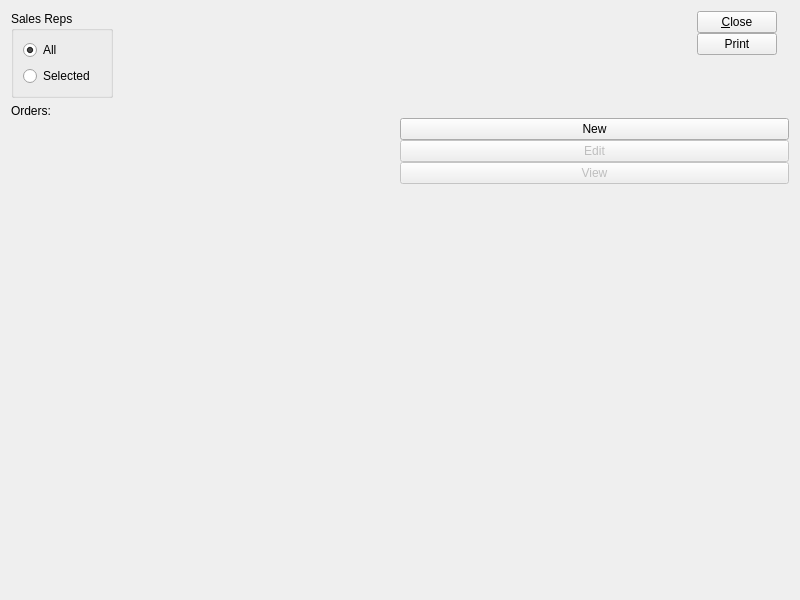
<ui version="4.0" >
 <comment>This file is part of the xTuple ERP: PostBooks Edition, a free and
open source Enterprise Resource Planning software suite,
Copyright (c) 1999-2010 by OpenMFG LLC, d/b/a xTuple.
It is licensed to you under the Common Public Attribution License
version 1.0, the full text of which (including xTuple-specific Exhibits)
is available at www.xtuple.com/CPAL.  By using this software, you agree
to be bound by its terms.</comment>
 <class>openSalesOrdersBySalesrep</class>
 <widget class="QWidget" name="openSalesOrdersBySalesrep" >
  <property name="geometry" >
   <rect>
    <x>0</x>
    <y>0</y>
    <width>800</width>
    <height>600</height>
   </rect>
  </property>
  <property name="windowTitle" >
   <string>Open Sales Orders by Sales Rep</string>
  </property>
  <layout class="QGridLayout" name="gridLayout_3" >
   <item row="0" column="0" >
    <layout class="QVBoxLayout" name="verticalLayout_3" />
   </item>
   <item row="1" column="1" >
    <layout class="QHBoxLayout" name="horizontalLayout_2" >
     <item>
      <widget class="QGroupBox" name="_salesrepGroup" >
       <property name="title" >
        <string>Sales Reps</string>
       </property>
       <layout class="QGridLayout" name="gridLayout" >
        <item row="0" column="0" >
         <widget class="QRadioButton" name="_all" >
          <property name="text" >
           <string>All</string>
          </property>
          <property name="checked" >
           <bool>true</bool>
          </property>
         </widget>
        </item>
        <item row="1" column="0" >
         <widget class="QRadioButton" name="_selected" >
          <property name="text" >
           <string>Selected</string>
          </property>
         </widget>
        </item>
        <item row="1" column="1" >
         <widget class="XComboBox" name="_salesrep" >
          <property name="enabled" >
           <bool>false</bool>
          </property>
          <property name="type" >
           <enum>XComboBox::SalesReps</enum>
          </property>
         </widget>
        </item>
       </layout>
      </widget>
     </item>
     <item>
      <spacer name="horizontalSpacer" >
       <property name="orientation" >
        <enum>Qt::Horizontal</enum>
       </property>
       <property name="sizeHint" stdset="0" >
        <size>
         <width>40</width>
         <height>20</height>
        </size>
       </property>
      </spacer>
     </item>
     <item>
      <layout class="QVBoxLayout" name="verticalLayout" >
       <property name="spacing" >
        <number>0</number>
       </property>
       <property name="leftMargin" >
        <number>14</number>
       </property>
       <property name="rightMargin" >
        <number>12</number>
       </property>
       <item>
        <widget class="QPushButton" name="_close" >
         <property name="text" >
          <string>&amp;Close</string>
         </property>
        </widget>
       </item>
       <item>
        <widget class="QPushButton" name="_print" >
         <property name="text" >
          <string>Print</string>
         </property>
        </widget>
       </item>
       <item>
        <spacer name="verticalSpacer" >
         <property name="orientation" >
          <enum>Qt::Vertical</enum>
         </property>
         <property name="sizeType" >
          <enum>QSizePolicy::Expanding</enum>
         </property>
         <property name="sizeHint" stdset="0" >
          <size>
           <width>20</width>
           <height>0</height>
          </size>
         </property>
        </spacer>
       </item>
      </layout>
     </item>
    </layout>
   </item>
   <item row="2" column="1" >
    <widget class="QFrame" name="_frame" >
     <property name="sizePolicy" >
      <sizepolicy vsizetype="Expanding" hsizetype="Preferred" >
       <horstretch>0</horstretch>
       <verstretch>1</verstretch>
      </sizepolicy>
     </property>
     <property name="frameShape" >
      <enum>QFrame::NoFrame</enum>
     </property>
     <property name="frameShadow" >
      <enum>QFrame::Raised</enum>
     </property>
     <layout class="QGridLayout" name="gridLayout_2" >
      <property name="margin" >
       <number>0</number>
      </property>
      <item row="0" column="0" >
       <layout class="QVBoxLayout" name="verticalLayout_4" >
        <property name="spacing" >
         <number>0</number>
        </property>
        <item>
         <widget class="QLabel" name="_ordersLit" >
          <property name="text" >
           <string>Orders:</string>
          </property>
          <property name="buddy" >
           <cstring>_orders</cstring>
          </property>
         </widget>
        </item>
        <item>
         <layout class="QHBoxLayout" name="horizontalLayout" >
          <item>
           <widget class="XTreeWidget" name="_orders" />
          </item>
          <item>
           <layout class="QVBoxLayout" name="verticalLayout_2" >
            <property name="spacing" >
             <number>0</number>
            </property>
            <item>
             <widget class="QPushButton" name="_new" >
              <property name="text" >
               <string>New</string>
              </property>
             </widget>
            </item>
            <item>
             <widget class="QPushButton" name="_edit" >
              <property name="enabled" >
               <bool>false</bool>
              </property>
              <property name="text" >
               <string>Edit</string>
              </property>
             </widget>
            </item>
            <item>
             <widget class="QPushButton" name="_view" >
              <property name="enabled" >
               <bool>false</bool>
              </property>
              <property name="text" >
               <string>View</string>
              </property>
             </widget>
            </item>
            <item>
             <spacer name="verticalSpacer_2" >
              <property name="orientation" >
               <enum>Qt::Vertical</enum>
              </property>
              <property name="sizeHint" stdset="0" >
               <size>
                <width>20</width>
                <height>40</height>
               </size>
              </property>
             </spacer>
            </item>
           </layout>
          </item>
         </layout>
        </item>
       </layout>
      </item>
     </layout>
    </widget>
   </item>
  </layout>
 </widget>
 <customwidgets>
  <customwidget>
   <class>XComboBox</class>
   <extends></extends>
   <header>xcombobox.h</header>
  </customwidget>
  <customwidget>
   <class>XTreeWidget</class>
   <extends></extends>
   <header>xtreewidget.h</header>
  </customwidget>
 </customwidgets>
 <tabstops>
  <tabstop>_orders</tabstop>
  <tabstop>_print</tabstop>
  <tabstop>_close</tabstop>
 </tabstops>
 <resources/>
 <connections>
  <connection>
   <sender>_selected</sender>
   <signal>toggled(bool)</signal>
   <receiver>_salesrep</receiver>
   <slot>setEnabled(bool)</slot>
   <hints>
    <hint type="sourcelabel" >
     <x>76</x>
     <y>93</y>
    </hint>
    <hint type="destinationlabel" >
     <x>179</x>
     <y>93</y>
    </hint>
   </hints>
  </connection>
  <connection>
   <sender>_orders</sender>
   <signal>valid(bool)</signal>
   <receiver>_edit</receiver>
   <slot>setEnabled(bool)</slot>
   <hints>
    <hint type="sourcelabel" >
     <x>649</x>
     <y>182</y>
    </hint>
    <hint type="destinationlabel" >
     <x>763</x>
     <y>188</y>
    </hint>
   </hints>
  </connection>
  <connection>
   <sender>_orders</sender>
   <signal>valid(bool)</signal>
   <receiver>_view</receiver>
   <slot>setEnabled(bool)</slot>
   <hints>
    <hint type="sourcelabel" >
     <x>658</x>
     <y>216</y>
    </hint>
    <hint type="destinationlabel" >
     <x>731</x>
     <y>213</y>
    </hint>
   </hints>
  </connection>
  <connection>
   <sender>_orders</sender>
   <signal>itemSelected(int)</signal>
   <receiver>_edit</receiver>
   <slot>animateClick()</slot>
   <hints>
    <hint type="sourcelabel" >
     <x>613</x>
     <y>190</y>
    </hint>
    <hint type="destinationlabel" >
     <x>728</x>
     <y>182</y>
    </hint>
   </hints>
  </connection>
 </connections>
</ui>
